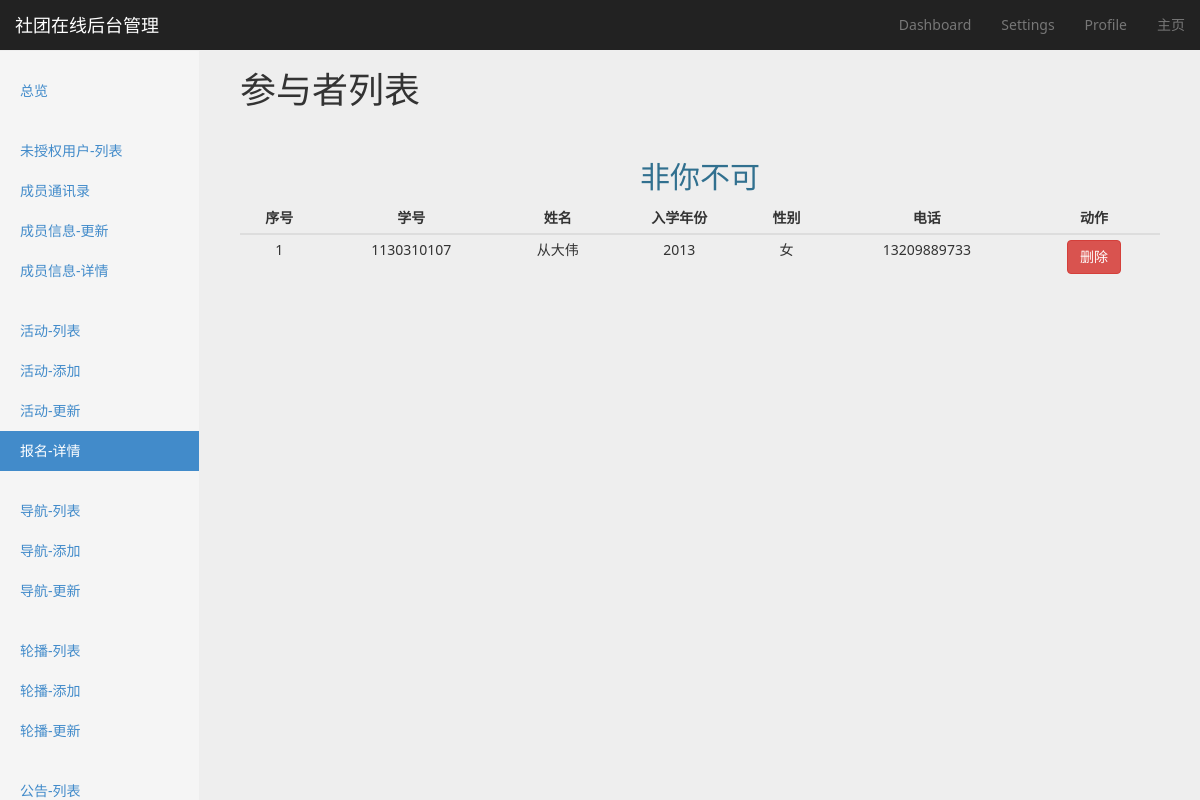
Page /activity/actor/2/list/ on the earlier database version.
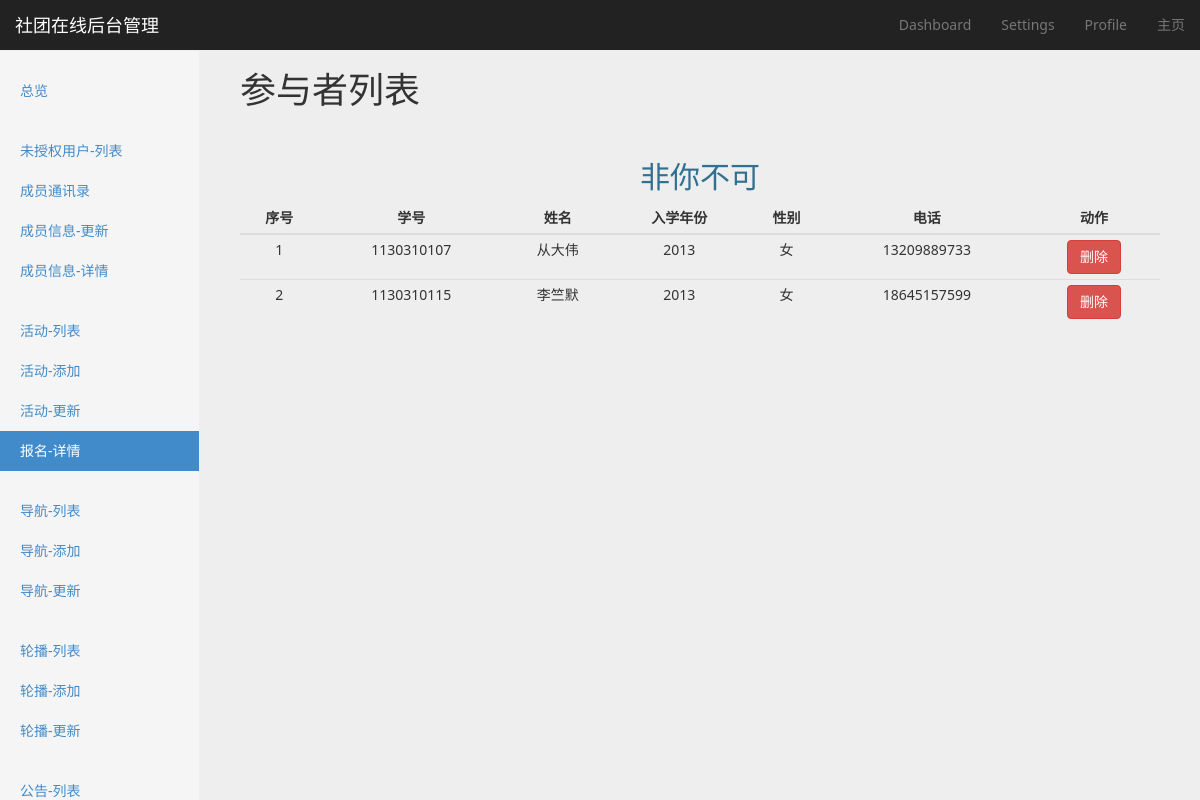
Same page on the later database version.
### activity/models.py (models this page shows, shortened)
class Actor(models.Model):
    name = models.CharField(max_length=32)
    SEX_CHOICE = (
        ('M', u'男'),
        ('F', u'女'),
    )
    student_id = models.CharField(max_length=16)
    sex = models.CharField(max_length=1, choices=SEX_CHOICE)
    level = models.SmallIntegerField()
    tel = models.CharField(max_length=11)
    alternative_content = models.TextField(blank=True, null=True)
    activity = models.ForeignKey(Activity)

### activity/views.py (the view)
# urls.py: url(r'^actor/(?P<activity_id>[0-9]+)/list/$', views.ActorListView.as_view(), name='actor-list'),
class ActorListView(BaseMixin, ListView):
    template_name = 'activity/actor_list.html'
    context_object_name = 'actor_list'
    model = Actor
    def get_context_data(self, *args, **kwargs):
        context = super(ActorListView, self).get_context_data(*args, **kwargs)
        context['active_page'] = 'actor-list'
        context['activity'] = Activity.objects.get(pk=self.kwargs.get('activity_id'))
        return context
    def get_queryset(self):
        queryset = Actor.objects.filter(activity=Activity.objects.get(pk=self.kwargs.get('activity_id')))
        return queryset

### utils/common_mixin.py (called while the page is built)
    def get_context_data(self, *args, **kwargs):
        context = super(BaseMixin, self).get_context_data(**kwargs)
        context['COMMUNITY_NAME'] = COMMUNITY_NAME
        context['COMMUNITY_DESCRIPTION'] = COMMUNITY_DESCRIPTION
        context['PAGE_NUMBER'] = PAGE_NUMBER
        return context

### templates/activity/actor_list.html (shortened to what this page needs)
{% extends 'website/backend/settings/settings_base.html' %}
{% block option-title %}
    参与者列表
{% endblock %}
{% block content %}
    <div class="col-md-12">
        <h2 class="text-info">{{ activity.title }}</h2>
        <table class="table table-hover table-responsive table-condensed dashboard-table">
            <thead>
                <tr>
                    <th>序号</th>
                    <th>学号</th>
                    <th>姓名</th>
                    <th>入学年份</th>
                    <th>性别</th>
                    <th>电话</th>
                    <th>动作</th>
                </tr>
            </thead>
            <tbody>
                {% for item in actor_list %}
                    <tr>
                        <td>{{ forloop.counter }}</td>
                        <td>{{ item.student_id }}</td>
                        <td>{{ item.name }}</td>
                        <td>{{ item.level }}</td>
                        <td>
                            {% if item.sex == 'M' %}
                                男
                            {% else %}
                                女
                            {% endif %}
                        </td>
                        <td>{{ item.tel }}</td>
                        <td>
                            <button class="btn btn-danger" role="button" data-id="{{ item.id }}">删除</button>
                        </td>
                    </tr>
                {% endfor %}
            </tbody>
        </table>
    </div>
{% endblock %}

Differences in the rows shown:
added Actor: student_id "1130310115", name "李竺默", level "2013", sex "女", tel "18645157599"
